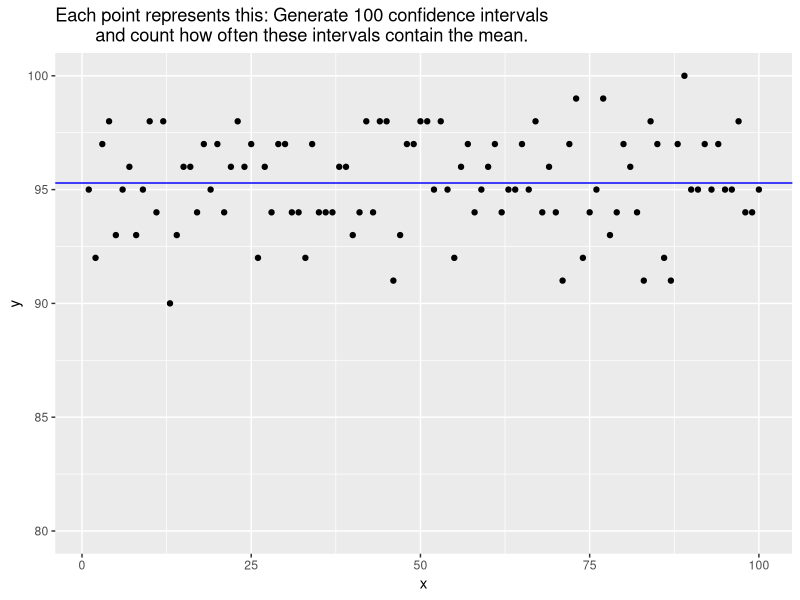

The R source for this figure:
library(ggplot2)
set.seed(23)
sample_size <- 25
theoretical_mean <- 10
theoretical_sd <- 1
samples <- 100

confidence_interval_hit <- function(sample_size, theoretical_mean, theoretical_sd) {
        t <- t.test(rnorm(sample_size, theoretical_mean, theoretical_sd), alternative = c("two.sided"), mu = theoretical_mean)
        return(theoretical_mean > t$conf.int[1] & theoretical_mean < t$conf.int[2])
}

# this number should be roughly 95
pct_hits <- sum(sapply(1:samples, function(x) confidence_interval_hit(sample_size, theoretical_mean, theoretical_sd)))
print("Generate 100 confidence intervals and count how often these intervals contain the mean")
print(paste0("Result: ", pct_hits))

# everything below this line is just playing around.
# let's run the above 100 times and plot the results
# the expectation is that y will be close to 95 most of the time
y <- c()
for (i in 1:samples) {
        y <- c(y, sum(sapply(1:samples, function(x) confidence_interval_hit(sample_size, theoretical_mean, theoretical_sd))))
}

simulation_results <- ggplot(data.frame(x = 1:length(y), y = y), aes(x = x, y = y)) +
        ggtitle("Each point represents this: Generate 100 confidence intervals \ 
        and count how often these intervals contain the mean.") +
        geom_point() +
        ylim(c(80, 100)) +
        geom_hline(yintercept = mean(y), col = "blue") # this mean will always be very close to 95!
